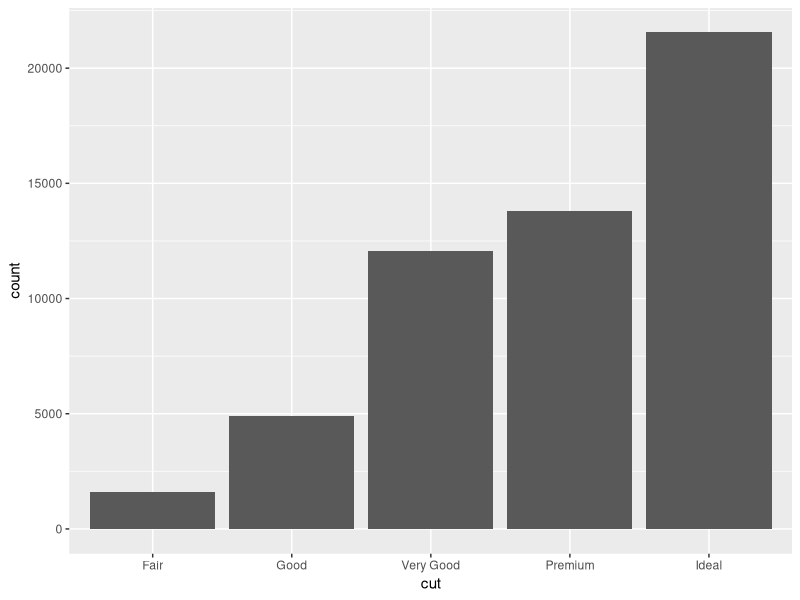
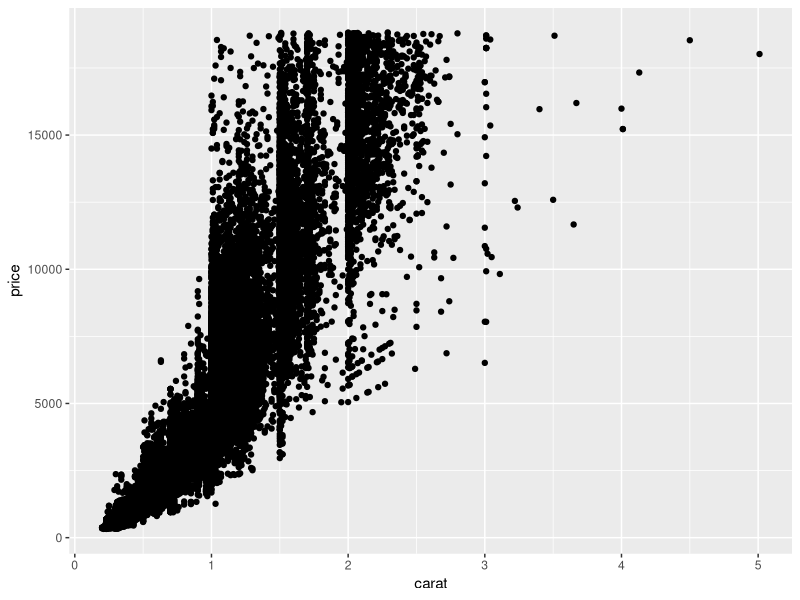
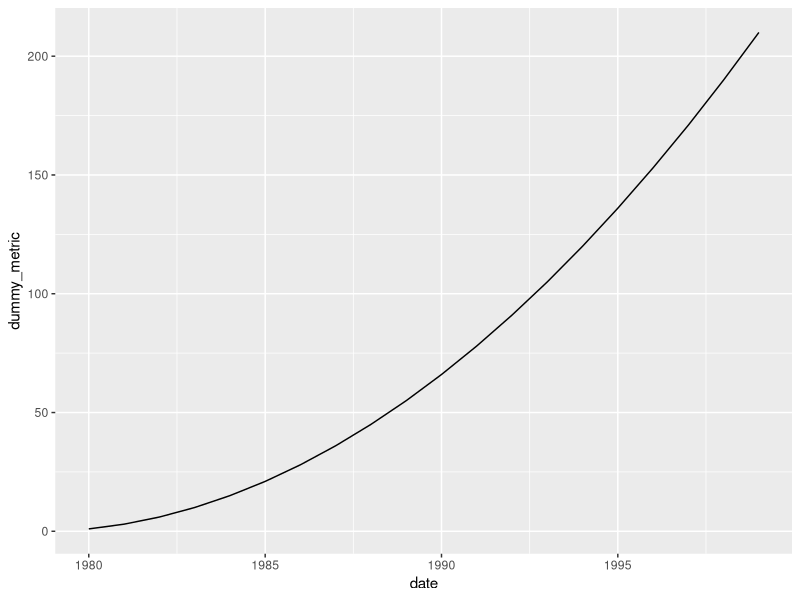
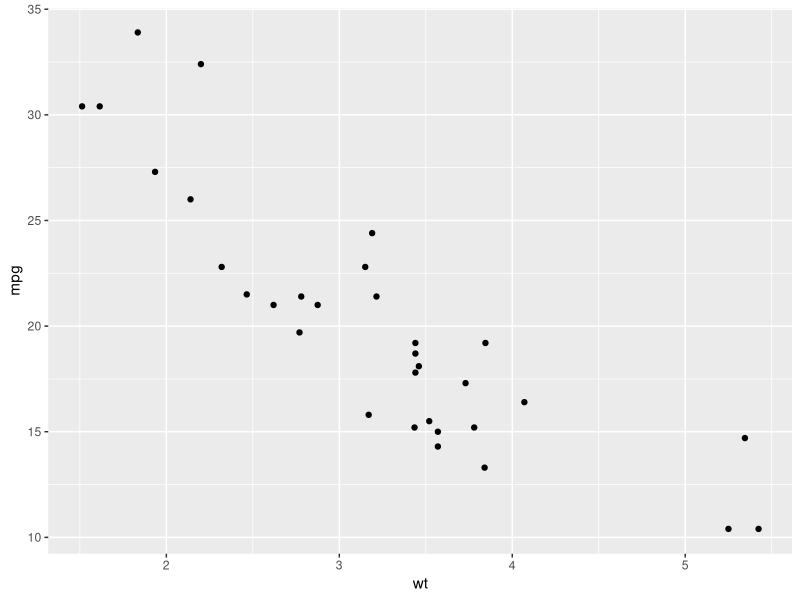
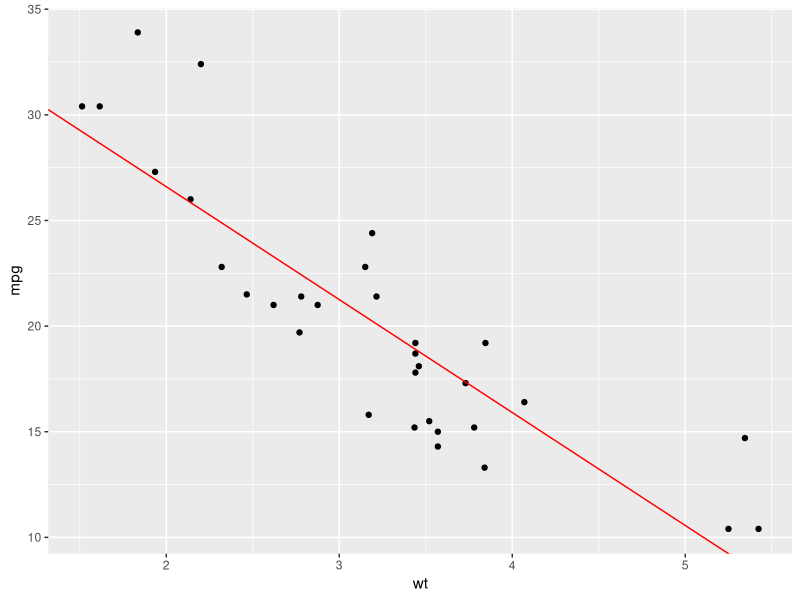

The R script that drew these images, in order:
## ---- chunk 1
knitr::opts_chunk$set(echo = TRUE)
## ---- chunk 2
library(ggplot2)
ggplot(data = diamonds, aes(x = cut)) + geom_bar()
## ---- chunk 3
ggplot(data = diamonds, aes(x = carat, y = price)) + geom_point()
## ---- chunk 4
df.dummy_data <- data.frame(
  dummy_metric = cumsum(1:20),
  date = seq.Date(as.Date("1980-01-01"), by="1 year", length.out=20)
)

ggplot(data = df.dummy_data, aes(x = date, y = dummy_metric)) + geom_line()
## ---- chunk 5
library(dplyr)
df.diamonds_ideal <- filter(diamonds, cut=="Ideal")
head(df.diamonds_ideal)
## ---- chunk 6
df.diamonds_ideal <- select(df.diamonds_ideal, carat, cut, color, price, clarity)
head(df.diamonds_ideal)
## ---- chunk 7
df.diamonds_ideal <- mutate(df.diamonds_ideal, price_per_carat = price/carat)
head(df.diamonds_ideal)
## ---- chunk 8
# create simple data frame containing disordered numeric variable
df.disordered_data <- data.frame(num_var = c(2,3,5,1,4))
head(df.disordered_data)
## ---- chunk 9
# now we'll order them with arrange()
arrange(df.disordered_data, num_var)
## ---- chunk 10
# we can also put them in descending order
arrange(df.disordered_data, desc(num_var))
## ---- chunk 11
summarize(df.diamonds_ideal, avg_price = mean(price, na.rm = TRUE))
## ---- chunk 12
ggplot(data = mtcars, aes(x = wt, y = mpg)) + geom_point()
## ---- chunk 13
library(caret)
model.mtcars_lm <- train(mpg ~ wt, data = mtcars, method = "lm")
## ---- chunk 14
coef.icept <- coef(model.mtcars_lm$finalModel)[1]
coef.slope <- coef(model.mtcars_lm$finalModel)[2]
ggplot(data = mtcars, aes(x = wt, y = mpg)) + geom_point() + 
    geom_abline(slope = coef.slope, intercept = coef.icept, color = "red")
